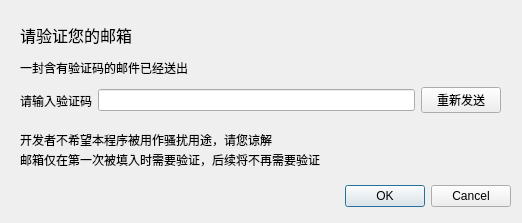
<?xml version="1.0" encoding="UTF-8"?>
<ui version="4.0">
 <class>Dialog</class>
 <widget class="QDialog" name="Dialog">
  <property name="geometry">
   <rect>
    <x>0</x>
    <y>0</y>
    <width>522</width>
    <height>223</height>
   </rect>
  </property>
  <property name="windowTitle">
   <string>Dialog</string>
  </property>
  <widget class="QDialogButtonBox" name="buttonBox">
   <property name="geometry">
    <rect>
     <x>170</x>
     <y>180</y>
     <width>341</width>
     <height>32</height>
    </rect>
   </property>
   <property name="orientation">
    <enum>Qt::Horizontal</enum>
   </property>
   <property name="standardButtons">
    <set>QDialogButtonBox::Cancel|QDialogButtonBox::Ok</set>
   </property>
  </widget>
  <widget class="QLabel" name="label">
   <property name="geometry">
    <rect>
     <x>20</x>
     <y>20</y>
     <width>301</width>
     <height>61</height>
    </rect>
   </property>
   <property name="text">
    <string>&lt;html&gt;&lt;head/&gt;&lt;body&gt;&lt;p&gt;&lt;span style=&quot; font-size:12pt;&quot;&gt;请验证您的邮箱&lt;/span&gt;&lt;/p&gt;&lt;p&gt;一封含有验证码的邮件已经送出&lt;/p&gt;&lt;/body&gt;&lt;/html&gt;</string>
   </property>
  </widget>
  <widget class="QWidget" name="horizontalLayoutWidget">
   <property name="geometry">
    <rect>
     <x>20</x>
     <y>80</y>
     <width>481</width>
     <height>41</height>
    </rect>
   </property>
   <layout class="QHBoxLayout" name="horizontalLayout">
    <item>
     <widget class="QLabel" name="label_2">
      <property name="text">
       <string>请输入验证码</string>
      </property>
     </widget>
    </item>
    <item>
     <widget class="QLineEdit" name="varifyCodeLE"/>
    </item>
    <item>
     <widget class="QPushButton" name="resendBtn">
      <property name="enabled">
       <bool>true</bool>
      </property>
      <property name="text">
       <string>重新发送</string>
      </property>
      <property name="checkable">
       <bool>false</bool>
      </property>
     </widget>
    </item>
   </layout>
  </widget>
  <widget class="QLabel" name="label_3">
   <property name="geometry">
    <rect>
     <x>20</x>
     <y>130</y>
     <width>481</width>
     <height>21</height>
    </rect>
   </property>
   <property name="text">
    <string>&lt;html&gt;&lt;head/&gt;&lt;body&gt;&lt;p&gt;开发者不希望本程序被用作骚扰用途，请您谅解&lt;/p&gt;&lt;/body&gt;&lt;/html&gt;</string>
   </property>
  </widget>
  <widget class="QLabel" name="label_4">
   <property name="geometry">
    <rect>
     <x>20</x>
     <y>150</y>
     <width>481</width>
     <height>21</height>
    </rect>
   </property>
   <property name="text">
    <string>&lt;html&gt;&lt;head/&gt;&lt;body&gt;&lt;p&gt;邮箱仅在第一次被填入时需要验证，后续将不再需要验证&lt;/p&gt;&lt;/body&gt;&lt;/html&gt;</string>
   </property>
  </widget>
 </widget>
 <resources/>
 <connections>
  <connection>
   <sender>buttonBox</sender>
   <signal>accepted()</signal>
   <receiver>Dialog</receiver>
   <slot>accept()</slot>
   <hints>
    <hint type="sourcelabel">
     <x>248</x>
     <y>254</y>
    </hint>
    <hint type="destinationlabel">
     <x>157</x>
     <y>274</y>
    </hint>
   </hints>
  </connection>
  <connection>
   <sender>buttonBox</sender>
   <signal>rejected()</signal>
   <receiver>Dialog</receiver>
   <slot>reject()</slot>
   <hints>
    <hint type="sourcelabel">
     <x>316</x>
     <y>260</y>
    </hint>
    <hint type="destinationlabel">
     <x>286</x>
     <y>274</y>
    </hint>
   </hints>
  </connection>
  <connection>
   <sender>resendBtn</sender>
   <signal>clicked()</signal>
   <receiver>Dialog</receiver>
   <slot>accept()</slot>
   <hints>
    <hint type="sourcelabel">
     <x>453</x>
     <y>99</y>
    </hint>
    <hint type="destinationlabel">
     <x>260</x>
     <y>111</y>
    </hint>
   </hints>
  </connection>
 </connections>
</ui>
